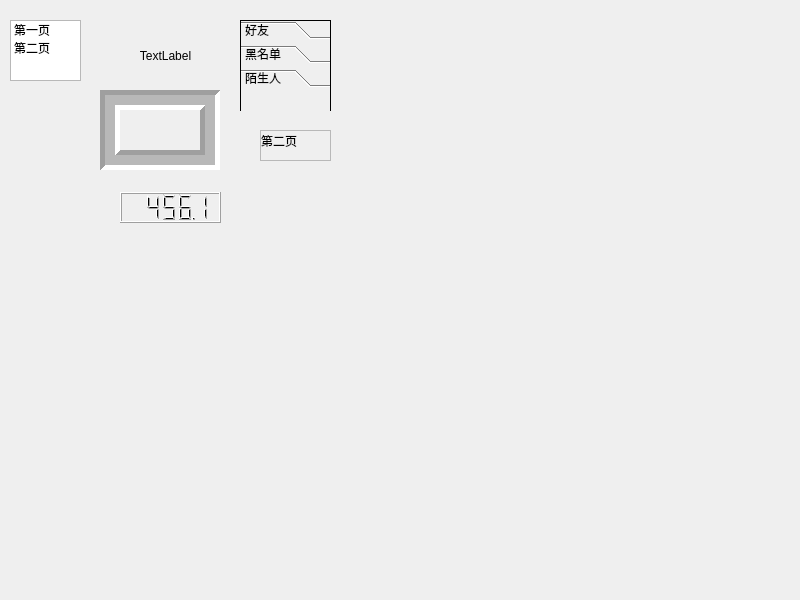
<?xml version="1.0" encoding="UTF-8"?>
<ui version="4.0">
 <class>MyWidget</class>
 <widget class="QWidget" name="MyWidget">
  <property name="geometry">
   <rect>
    <x>0</x>
    <y>0</y>
    <width>800</width>
    <height>600</height>
   </rect>
  </property>
  <property name="windowTitle">
   <string>MyWidget</string>
  </property>
  <widget class="QFrame" name="frame">
   <property name="geometry">
    <rect>
     <x>100</x>
     <y>90</y>
     <width>120</width>
     <height>80</height>
    </rect>
   </property>
   <property name="frameShape">
    <enum>QFrame::Box</enum>
   </property>
   <property name="frameShadow">
    <enum>QFrame::Sunken</enum>
   </property>
   <property name="lineWidth">
    <number>5</number>
   </property>
   <property name="midLineWidth">
    <number>10</number>
   </property>
  </widget>
  <widget class="QLabel" name="label">
   <property name="geometry">
    <rect>
     <x>110</x>
     <y>40</y>
     <width>111</width>
     <height>31</height>
    </rect>
   </property>
   <property name="text">
    <string>TextLabel</string>
   </property>
   <property name="alignment">
    <set>Qt::AlignCenter</set>
   </property>
  </widget>
  <widget class="QLCDNumber" name="lcdNumber">
   <property name="geometry">
    <rect>
     <x>120</x>
     <y>192</y>
     <width>101</width>
     <height>31</height>
    </rect>
   </property>
   <property name="smallDecimalPoint">
    <bool>true</bool>
   </property>
   <property name="value" stdset="0">
    <double>456.122999999999990</double>
   </property>
  </widget>
  <widget class="QListWidget" name="listWidget">
   <property name="geometry">
    <rect>
     <x>10</x>
     <y>20</y>
     <width>71</width>
     <height>61</height>
    </rect>
   </property>
   <item>
    <property name="text">
     <string>第一页</string>
    </property>
   </item>
   <item>
    <property name="text">
     <string>第二页</string>
    </property>
   </item>
  </widget>
  <widget class="QStackedWidget" name="stackedWidget">
   <property name="geometry">
    <rect>
     <x>260</x>
     <y>130</y>
     <width>71</width>
     <height>31</height>
    </rect>
   </property>
   <property name="frameShape">
    <enum>QFrame::StyledPanel</enum>
   </property>
   <property name="currentIndex">
    <number>1</number>
   </property>
   <widget class="QWidget" name="page">
    <widget class="QLabel" name="label_2">
     <property name="geometry">
      <rect>
       <x>0</x>
       <y>0</y>
       <width>61</width>
       <height>21</height>
      </rect>
     </property>
     <property name="text">
      <string>第一页</string>
     </property>
    </widget>
   </widget>
   <widget class="QWidget" name="page_2">
    <widget class="QLabel" name="label_3">
     <property name="geometry">
      <rect>
       <x>0</x>
       <y>-1</y>
       <width>51</width>
       <height>21</height>
      </rect>
     </property>
     <property name="text">
      <string>第二页</string>
     </property>
    </widget>
   </widget>
  </widget>
  <widget class="QToolBox" name="toolBox">
   <property name="geometry">
    <rect>
     <x>240</x>
     <y>20</y>
     <width>91</width>
     <height>91</height>
    </rect>
   </property>
   <property name="frameShape">
    <enum>QFrame::Box</enum>
   </property>
   <property name="currentIndex">
    <number>2</number>
   </property>
   <widget class="QWidget" name="page_3">
    <property name="geometry">
     <rect>
      <x>0</x>
      <y>0</y>
      <width>89</width>
      <height>26</height>
     </rect>
    </property>
    <attribute name="label">
     <string>好友</string>
    </attribute>
   </widget>
   <widget class="QWidget" name="page_5">
    <attribute name="label">
     <string>黑名单</string>
    </attribute>
   </widget>
   <widget class="QWidget" name="page_4">
    <property name="geometry">
     <rect>
      <x>0</x>
      <y>0</y>
      <width>89</width>
      <height>26</height>
     </rect>
    </property>
    <attribute name="label">
     <string>陌生人</string>
    </attribute>
   </widget>
  </widget>
 </widget>
 <resources/>
 <connections>
  <connection>
   <sender>listWidget</sender>
   <signal>currentRowChanged(int)</signal>
   <receiver>stackedWidget</receiver>
   <slot>setCurrentIndex(int)</slot>
   <hints>
    <hint type="sourcelabel">
     <x>65</x>
     <y>33</y>
    </hint>
    <hint type="destinationlabel">
     <x>293</x>
     <y>137</y>
    </hint>
   </hints>
  </connection>
 </connections>
</ui>
